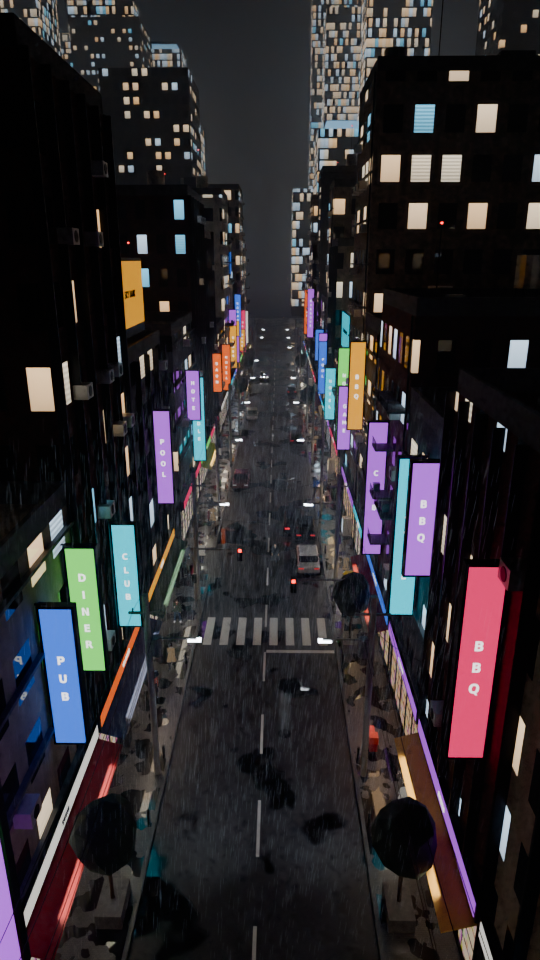
#> input picture lookdev/renders/city_aerial_raw.png, 540 x 960 px
$ python grade.py renders/city_aerial_raw.png renders/cast_face_hero.png
#> lines starting #> are read from the running program, lines starting #| are printed output that depends on the picture
"""Cinematic finish for a render: bloom, teal/magenta split-tone, vignette, fine grain.

    python3 lookdev/grade.py in.png out.png
"""
import sys
import numpy as np
from PIL import Image, ImageFilter

src, dst = sys.argv[1], sys.argv[2]
im = Image.open(src).convert("RGB")
a = np.asarray(im).astype(np.float32) / 255.0
h, w, _ = a.shape
#> h = 960; w = 540

# bloom: bright pass, two blur radii, screen-added
lum = a @ np.array([0.2126, 0.7152, 0.0722], np.float32)
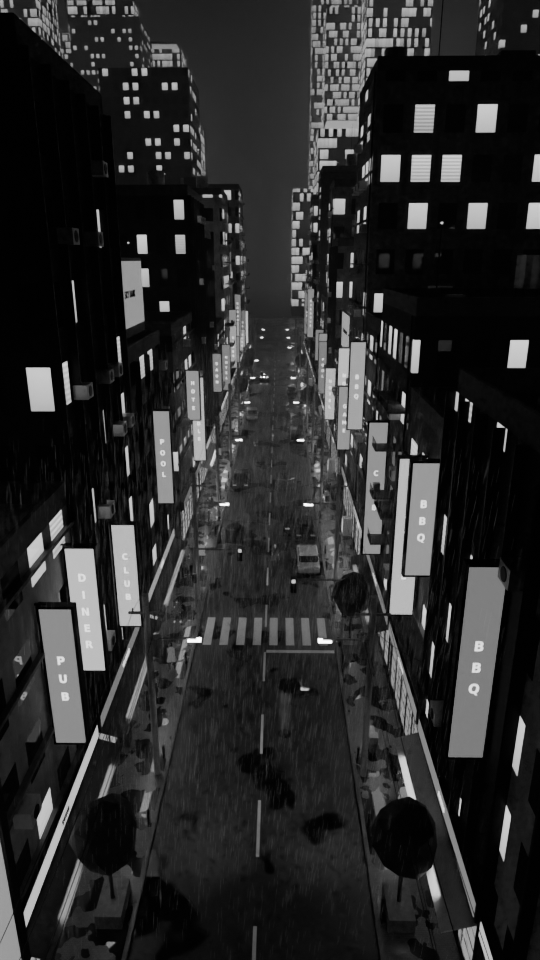
#> lum: shape (960, 540) float32; min 0, max 1, mean 0.163
bright = np.clip((lum - 0.62) / 0.38, 0, 1)[..., None] * a
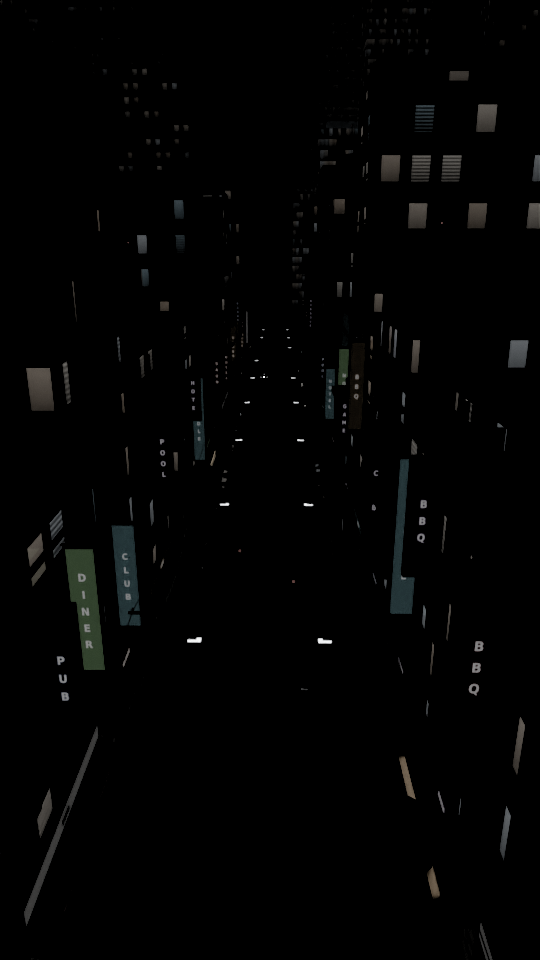
#> bright: shape (960, 540, 3) float32; mean R, G, B 0.0108, 0.0113, 0.0106
bi = Image.fromarray((bright * 255).astype(np.uint8))
glow = sum(np.asarray(bi.filter(ImageFilter.GaussianBlur(r))).astype(np.float32) / 255.0 * k
           for r, k in ((w * 0.012, 0.55), (w * 0.05, 0.45)))
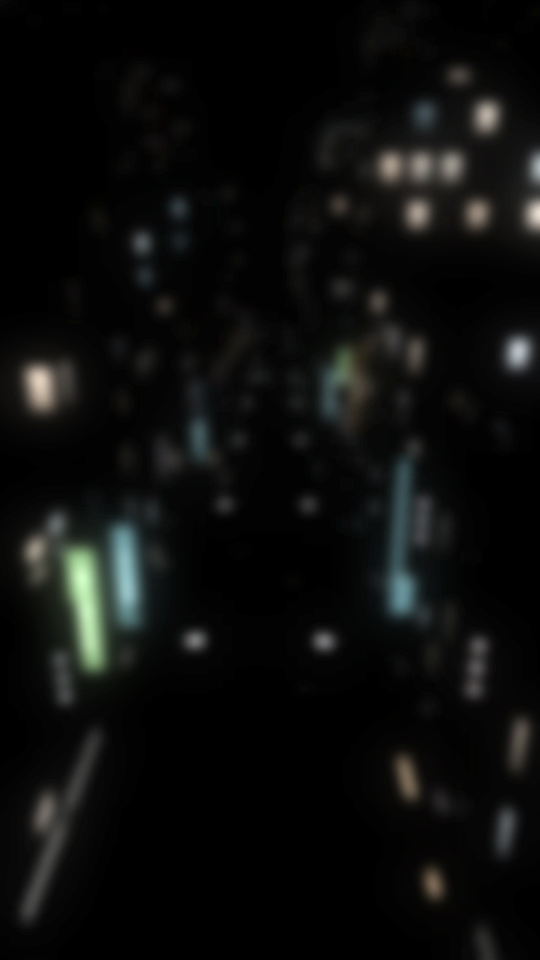
#> glow: shape (960, 540, 3) float32; mean R, G, B 0.0105, 0.0111, 0.0104; drawn with min black and max white
a = 1 - (1 - a) * (1 - glow * 0.9)

# split tone: shadows toward teal, highlights toward warm-white, a touch of magenta in mids
lum = (a @ np.array([0.2126, 0.7152, 0.0722], np.float32))[..., None]
#> lum: shape (960, 540, 1) float32
sh = np.clip(1 - lum * 2.2, 0, 1); hi = np.clip((lum - 0.55) * 2.2, 0, 1)
#> after `sh = np.clip(1 - lum * 2.2, 0, 1)`:
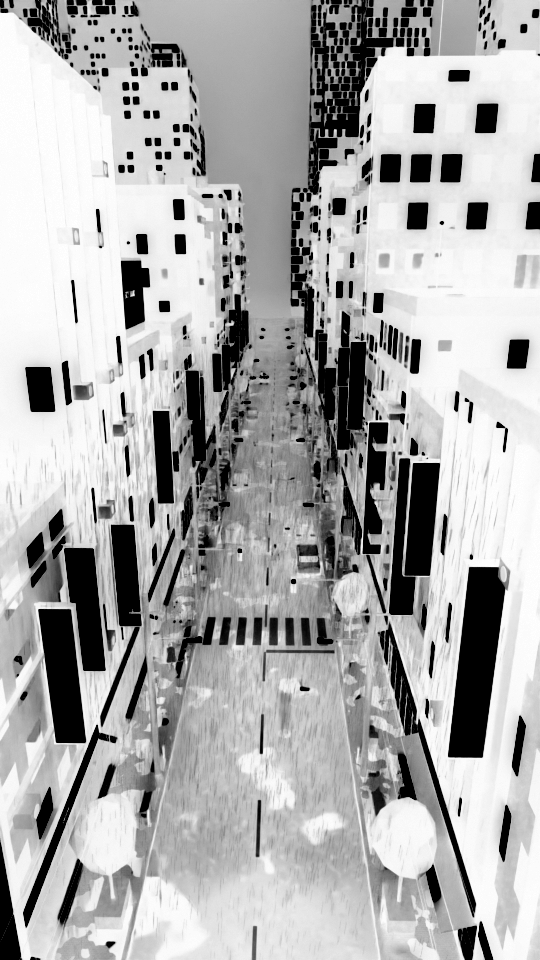
#> sh: shape (960, 540, 1) float32; min 0, max 1, mean 0.678
#> after `hi = np.clip((lum - 0.55) * 2.2, 0, 1)`:
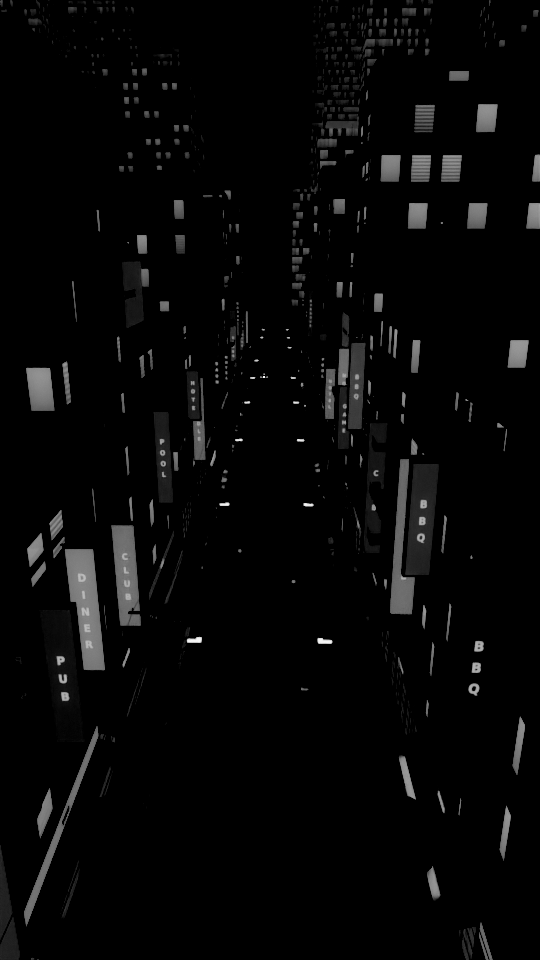
#> hi: shape (960, 540, 1) float32; min 0, max 0.99, mean 0.0267
a = a + sh * np.array([-0.02, 0.025, 0.045]) + hi * np.array([0.03, 0.015, -0.01])
a = (a - 0.5) * 1.06 + 0.5                       # gentle contrast

# vignette + grain
yy, xx = np.mgrid[0:h, 0:w]
r = np.sqrt(((xx - w / 2) / (w / 2)) ** 2 * 0.6 + ((yy - h / 2) / (h / 2)) ** 2)
a = a * (1 - np.clip(r - 0.55, 0, 1)[..., None] * 0.45)
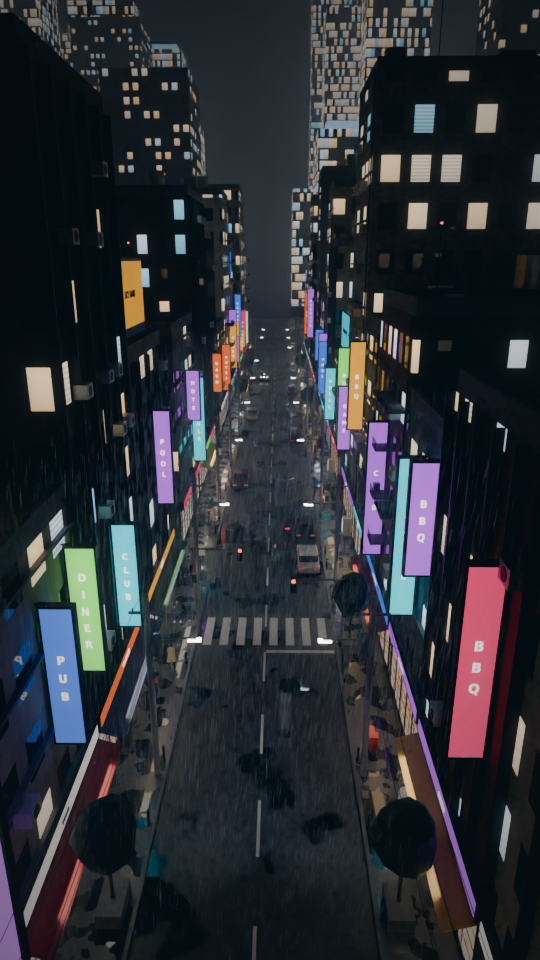
#> a: shape (960, 540, 3) float64; mean R, G, B 0.137, 0.153, 0.175; drawn with min black and max white
a = a + np.random.default_rng(1).normal(0, 0.012, a.shape)
Image.fromarray((np.clip(a, 0, 1) * 255).astype(np.uint8)).save(dst)
print("WROTE", dst)

$ run again, on lookdev/renders/cast_face_hero_front.png
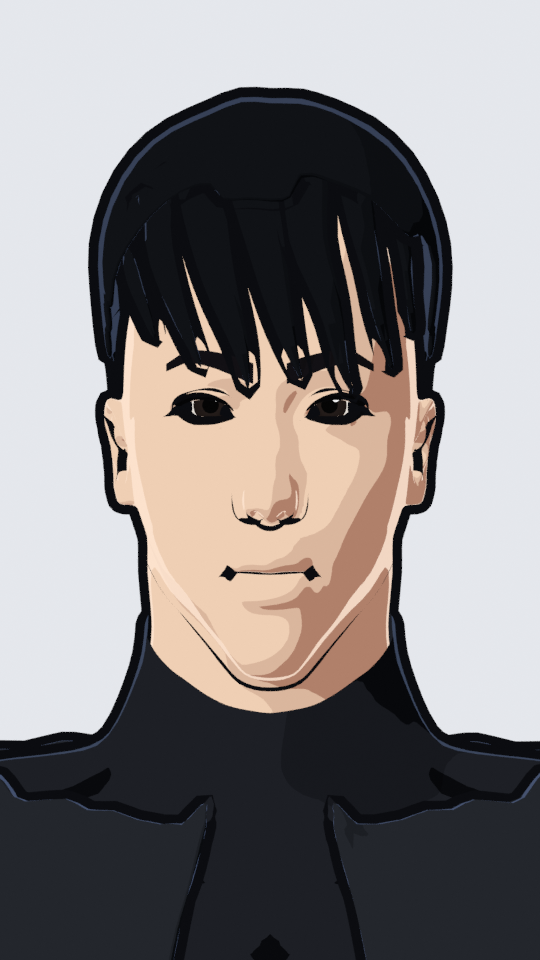
#> input picture lookdev/renders/cast_face_hero_front.png, 540 x 960 px
#> `hi = np.clip((lum - 0.55) * 2.2, 0, 1)`:
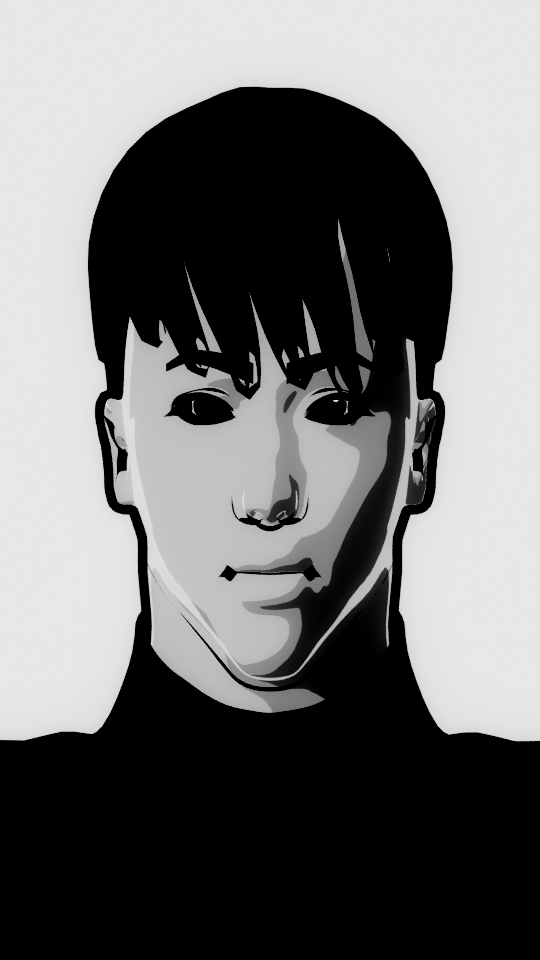
#> hi: shape (960, 540, 1) float32; min 0, max 0.912, mean 0.438
#> `a = a * (1 - np.clip(r - 0.55, 0, 1)[..., None] * 0.45)`:
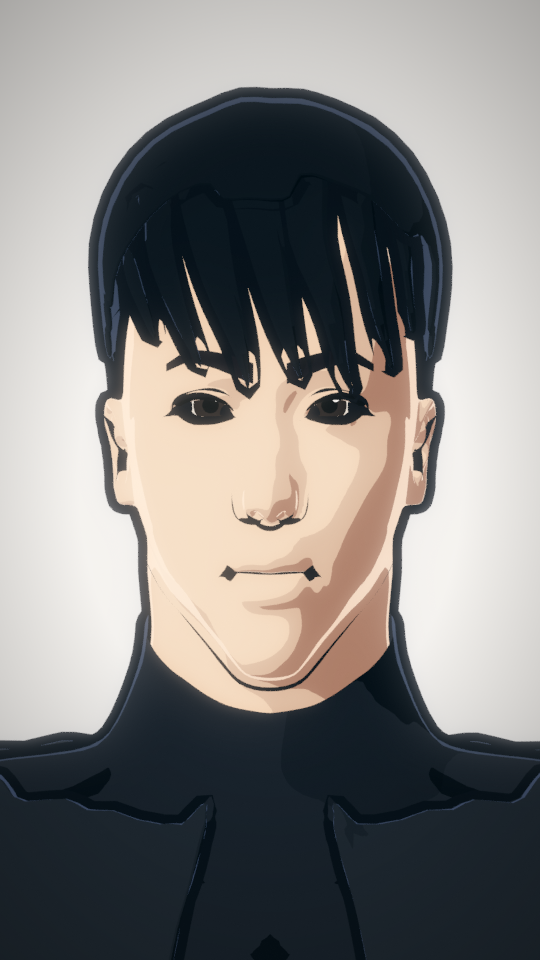
#> a: shape (960, 540, 3) float64; mean R, G, B 0.538, 0.53, 0.522; drawn with min black and max white
